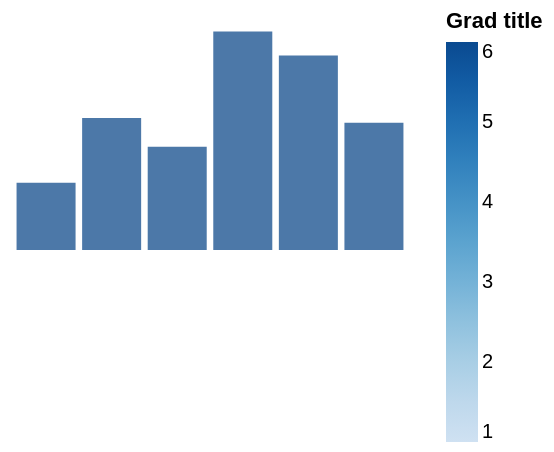

Source (Vega-Lite JSON):
### Vega specification from a JSON file in a GitHub repository (floating-point values rounded to 4 significant figures)
{"width": 200, "height": 120, "padding": 5, "data": [{"name": "t", "values": [{"a": "Alpha", "b": 28, "c": "x", "d": 1}, {"a": "Bravo", "b": 55, "c": "y", "d": 2}, {"a": "Charlie", "b": 43, "c": "x", "d": 3}, {"a": "Delta", "b": 91, "c": "z", "d": 4}, {"a": "Echo", "b": 81, "c": "y", "d": 5}, {"a": "Foxtrot", "b": 53, "c": "z", "d": 6}]}], "scales": [{"name": "x", "type": "band", "domain": {"data": "t", "field": "a"}, "range": "width", "padding": 0.1}, {"name": "y", "type": "linear", "domain": {"data": "t", "field": "b"}, "range": "height", "nice": true}, {"name": "color", "type": "ordinal", "domain": {"data": "t", "field": "c"}, "range": {"scheme": "category10"}}, {"name": "ramp", "type": "linear", "domain": {"data": "t", "field": "d"}, "range": {"scheme": "blues"}}, {"name": "size", "type": "linear", "domain": {"data": "t", "field": "b"}, "range": [10, 200]}, {"name": "shape", "type": "ordinal", "domain": {"data": "t", "field": "c"}, "range": "symbol"}, {"name": "quant", "type": "quantize", "domain": [0, 100], "range": {"scheme": "greens", "count": 4}}], "marks": [{"type": "rect", "from": {"data": "t"}, "encode": {"enter": {"x": {"scale": "x", "field": "a"}, "width": {"scale": "x", "band": 1}, "y": {"scale": "y", "field": "b"}, "y2": {"scale": "y", "value": 0}}}}], "legends": [{"fill": "ramp", "type": "gradient", "title": "Grad title", "titleOrient": "top", "titleAnchor": "start", "orient": "right"}]}
